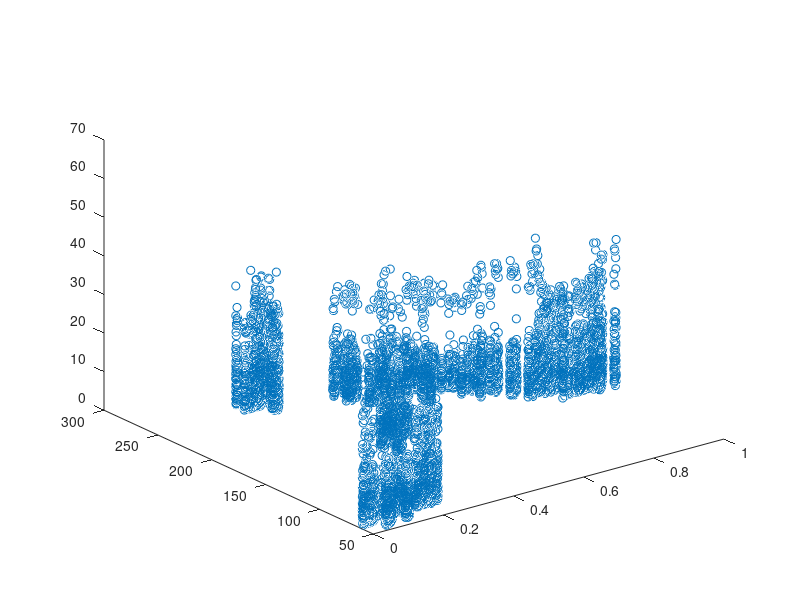

MATLAB code for this plot:
clear;
data = load('2022-09_sensor-wind-p1.csv');

X = data(:, 1);
Y = data(:, 2);
z = data(:, 3);

m = length(Y);

figure;
plot3(X, Y, z, 'o');
